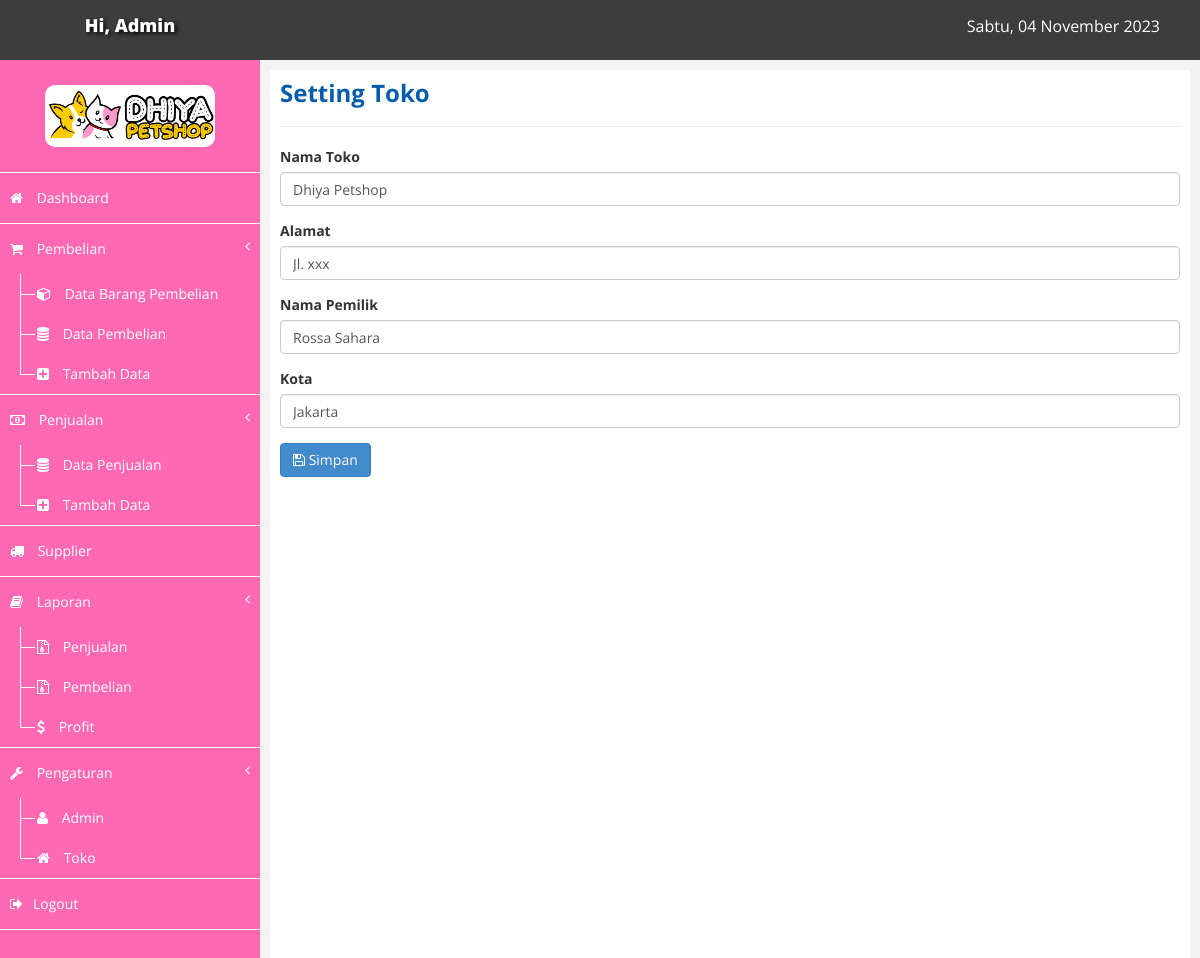
The page /index.php?page=perusahaan (signed in) on the database its author committed.
### tables this page shows
CREATE TABLE `perusahaan` (
  `kd_perusahaan` int(11) NOT NULL,
  `nama_perusahaan` varchar(225) NOT NULL,
  `alamat` varchar(225) NOT NULL,
  `pemilik` varchar(225) NOT NULL,
  `kota` varchar(225) NOT NULL
);

### perusahaan.php (the view, shortened to what this page needs)
<div class="row">
    <div class="col-md-12">
        <div class="box">
            <div class="box-header">
                <h3 class="box-title" style="padding-top:0; margin-top:0; color:#065cac;"><b>Setting Toko</b></h3>
            </div>
            <hr/>
            <div class="box-body">
                <?php
				include "koneksi.php";
					$qry = mysqli_query($conn, "SELECT * FROM perusahaan");
					$per = mysqli_fetch_array($qry);
                ?>
                <form method="POST" id="forminput" enctype="multipart/form-data">
                    <div class="form-group">
                        <label>Nama Toko</label>
                        <input type="text" class="form-control" name="nama" id="nama" value="<?php echo $per['nama_perusahaan']; ?>" placeholder="Masukan Nama Perusahaan">
                    </div>
                    <div class="form-group">
                        <label>Alamat</label>
                        <input type="text" class="form-control" name="alamat" id="alamat" value="<?php echo $per['alamat']; ?>" placeholder="Masukan Alamat Perusahaan">
                    </div>
                    <div class="form-group">
                        <label>Nama Pemilik</label>
                        <input type="text" class="form-control" name="pemilik" id="pemilik" value="<?php echo $per['pemilik']; ?>" placeholder="Masukan Nama Pemilik Perusahaan">
                    </div>
                    <div class="form-group">
                        <label>Kota</label>
                        <input type="text" class="form-control" name="kota" id="kota" value="<?php echo $per['kota']; ?>" placeholder="Masukan Kota Perusahaan">
                    </div>
                    <button id="formbtn" class="btn btn-primary" name="save"><i class="fa fa-save"></i> Simpan</button>
                </form>
            </div>
        </div>
    </div>
</div>

### assets/css/custom.css (style rules this page uses)
body { font-family: 'Open Sans', sans-serif; }

### rows shown on the page
perusahaan: nama "Dhiya Petshop", alamat "Jl. xxx", pemilik "Rossa Sahara", kota "Jakarta"

### other values the page prints
$_SESSION['nama'] "Admin"
